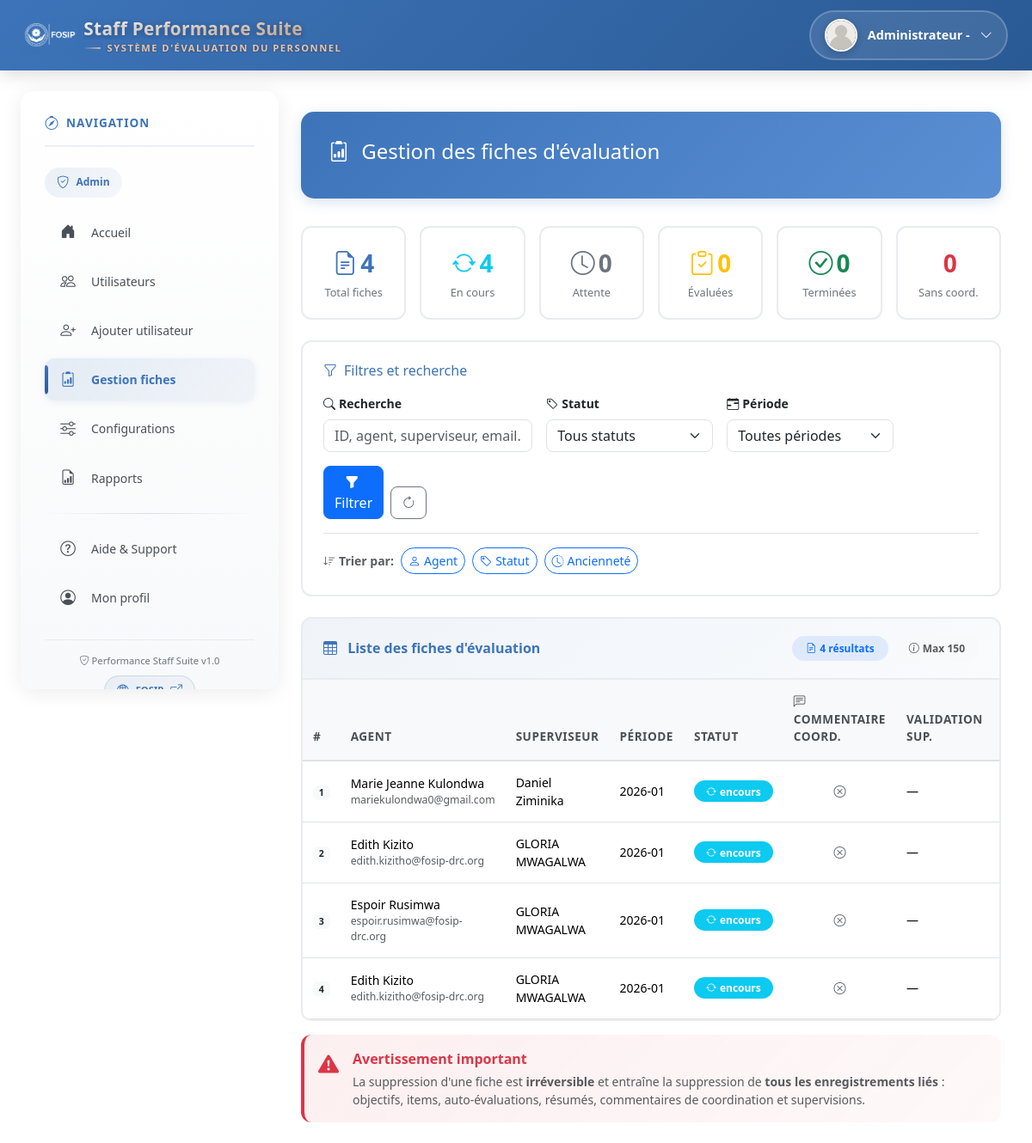
Page /pages/admin-fiches.php (signed in) on the committed database.
### tables this page shows
CREATE TABLE `users` (
  `id` int NOT NULL,
  `nom` varchar(100) DEFAULT NULL,
  `post_nom` varchar(100) DEFAULT NULL,
  `email` varchar(100) DEFAULT NULL,
  `mot_de_passe` varchar(255) DEFAULT NULL,
  `role` enum('admin','staff','coordination','superviseur') NOT NULL,
  `fonction` varchar(100) DEFAULT NULL,
  `photo` varchar(255) DEFAULT NULL,
  `superviseur_id` int DEFAULT NULL
);

CREATE TABLE `objectifs` (
  `id` int NOT NULL,
  `user_id` int NOT NULL,
  `nom_projet` varchar(255) DEFAULT NULL,
  `poste` varchar(255) DEFAULT NULL,
  `date_commencement` date DEFAULT NULL,
  `periode` varchar(7) DEFAULT NULL,
  `superviseur_id` int DEFAULT NULL,
  `statut` enum('encours','attente','evalue','termine') DEFAULT 'encours',
  `resume_reussite` text,
  `resume_amelioration` text,
  `resume_problemes` text,
  `resume_competence_a_developper` text,
  `resume_competence_a_utiliser` text,
  `resume_soutien` text,
  `created_at` datetime DEFAULT CURRENT_TIMESTAMP,
  `updated_at` datetime DEFAULT CURRENT_TIMESTAMP ON UPDATE CURRENT_TIMESTAMP
);

### pages/admin-fiches.php (the view, shortened to what this page needs)
<?php
require_once('../includes/db.php');
include('../includes/header.php');
$kpi_fiches = ['total'=>0,'encours'=>0,'attente'=>0,'evalue'=>0,'termine'=>0,'sans_commentaire'=>0];
$rowK = $pdo->query("SELECT
    COUNT(*) AS total,
    SUM(CASE WHEN statut='encours' THEN 1 ELSE 0 END) AS encours,
    SUM(CASE WHEN statut='attente' THEN 1 ELSE 0 END) AS attente,
    SUM(CASE WHEN statut='evalue' THEN 1 ELSE 0 END) AS evalue,
    SUM(CASE WHEN statut='termine' THEN 1 ELSE 0 END) AS termine
  FROM objectifs")->fetch(PDO::FETCH_ASSOC) ?: [];
foreach ($kpi_fiches as $k=>$_){ $kpi_fiches[$k] = (int)($rowK[$k] ?? 0); }
$kpi_fiches['sans_commentaire'] = (int)($pdo->query("SELECT COUNT(*) FROM objectifs o WHERE o.statut='evalue'")->fetchColumn() ?: 0);
$f_q = trim($_GET['q'] ?? '');
$f_statut = $_GET['statut'] ?? '';
$f_periode = $_GET['periode'] ?? '';
$f_sort = $_GET['sort'] ?? '';
$where=[]; $params=[];
$sqlF = "SELECT o.id, o.periode, o.statut, o.user_id, o.superviseur_id,
            u.nom, u.post_nom, u.email,
            sup.nom AS sup_nom, sup.post_nom AS sup_post,
            s.date_validation,
            (SELECT COUNT(*) FROM coordination_commentaires c WHERE c.fiche_id = o.id) AS has_coord
          FROM objectifs o
          JOIN users u ON u.id = o.user_id
          LEFT JOIN users sup ON sup.id = o.superviseur_id
          LEFT JOIN supervisions s ON s.agent_id = o.user_id AND s.periode = o.periode";
$order = " ORDER BY o.periode DESC, o.id DESC";
$sqlF .= $order . " LIMIT 150";
$stF = $pdo->prepare($sqlF);
$stF->execute($params);
$fiches = $stF->fetchAll(PDO::FETCH_ASSOC);
?>
<div class="container-fluid">
  <div class="row">
    <div class="col-md-3">
      <?php include('../includes/sidebar.php'); ?>
    </div>
    <div class="col-md-9 p-4" style="padding-left: 8rem !important;">
      <div class="page-header-admin">
        <div class="d-flex align-items-center justify-content-between">
          <div>
            <h4 class="mb-2"><i class="bi bi-clipboard2-data me-2"></i> Gestion des fiches d'évaluation</h4>
          </div>
        </div>
      </div>
      <div class="row g-3 mb-4">
        <div class="col-md-2">
          <div class="stats-card-admin" data-bs-toggle="tooltip" title="Nombre total de fiches dans le système">
            <div class="stats-value" style="color:#3D74B9;">
              <i class="bi bi-file-earmark-text me-1"></i><?= (int)$kpi_fiches['total'] ?>
            </div>
            <div class="stats-label">Total fiches</div>
          </div>
        </div>
        <div class="col-md-2">
          <div class="stats-card-admin" data-bs-toggle="tooltip" title="Fiches en cours de traitement">
            <div class="stats-value text-info">
              <i class="bi bi-arrow-repeat me-1"></i><?= (int)$kpi_fiches['encours'] ?>
            </div>
            <div class="stats-label">En cours</div>
          </div>
        </div>
        <div class="col-md-2">
          <div class="stats-card-admin" data-bs-toggle="tooltip" title="Fiches en attente d'action">
            <div class="stats-value text-secondary">
              <i class="bi bi-clock me-1"></i><?= (int)$kpi_fiches['attente'] ?>
            </div>
            <div class="stats-label">Attente</div>
          </div>
        </div>
        <div class="col-md-2">
          <div class="stats-card-admin" data-bs-toggle="tooltip" title="Fiches évaluées par superviseur">
            <div class="stats-value text-warning">
              <i class="bi bi-clipboard-check me-1"></i><?= (int)$kpi_fiches['evalue'] ?>
            </div>
            <div class="stats-label">Évaluées</div>
          </div>
        </div>
        <div class="col-md-2">
          <div class="stats-card-admin" data-bs-toggle="tooltip" title="Fiches terminées et clôturées">
            <div class="stats-value text-success">
              <i class="bi bi-check-circle me-1"></i><?= (int)$kpi_fiches['termine'] ?>
            </div>
            <div class="stats-label">Terminées</div>
          </div>
        </div>
        <div class="col-md-2">
          <div class="stats-card-admin" data-bs-toggle="tooltip" title="Fiches sans commentaire de coordination">
            <div class="stats-value text-danger">
              <i class="bi bi-chat-x me-1"></i><?= (int)$kpi_fiches['sans_commentaire'] ?>
            </div>
            <div class="stats-label">Sans coord.</div>
          </div>
        </div>
      </div>
      <div class="filter-card">
        <h6 class="mb-3" style="color: #3D74B9;"><i class="bi bi-funnel me-2"></i>Filtres et recherche</h6>
        <form class="row g-3 mb-3" method="get">
          <div class="col-md-4">
            <label class="form-label small fw-semibold"><i class="bi bi-search me-1"></i>Recherche</label>
            <input class="form-control"
                   type="text"
                   name="q"
                   value="<?= htmlspecialchars($f_q) ?>"
                   placeholder="ID, agent, superviseur, email..."
                   style="border-radius: 8px;">
          </div>
          <div class="col-md-3">
            <label class="form-label small fw-semibold"><i class="bi bi-tag me-1"></i>Statut</label>
            <select class="form-select" name="statut" onchange="this.form.submit()" style="border-radius: 8px;">
              <option value="">Tous statuts</option>
            </select>
          </div>
          <div class="col-md-3">
            <label class="form-label small fw-semibold"><i class="bi bi-calendar-range me-1"></i>Période</label>
            <select class="form-select" name="periode" onchange="this.form.submit()" style="border-radius: 8px;">
              <option value="">Toutes périodes</option>
            </select>
          </div>
          <div class="col-md-2 d-flex align-items-end gap-2">
            <button class="btn btn-primary flex-grow-1" type="submit" style="border-radius: 8px;">
              <i class="bi bi-funnel-fill me-1"></i>Filtrer
            </button>
            <a class="btn btn-outline-secondary" href="admin-fiches.php" title="Réinitialiser" style="border-radius: 8px;">
              <i class="bi bi-arrow-clockwise"></i>
            </a>
          </div>
        </form>
        <div class="border-top pt-3">
          <div class="d-flex gap-2 align-items-center flex-wrap">
            <span class="text-muted small fw-semibold"><i class="bi bi-sort-down me-1"></i>Trier par:</span>
            <a class="btn btn-sm btn-outline-primary <?= $f_sort==='agent'?'active':'' ?>"
               href="?sort=agent&q=<?= urlencode($f_q) ?>&statut=<?= urlencode($f_statut) ?>&periode=<?= urlencode($f_periode) ?>"
               style="border-radius: 20px;">
              <i class="bi bi-person me-1"></i>Agent
            </a>
            <a class="btn btn-sm btn-outline-primary <?= $f_sort==='statut'?'active':'' ?>"
               href="?sort=statut&q=<?= urlencode($f_q) ?>&statut=<?= urlencode($f_statut) ?>&periode=<?= urlencode($f_periode) ?>"
               style="border-radius: 20px;">
              <i class="bi bi-tag me-1"></i>Statut
            </a>
            <a class="btn btn-sm btn-outline-primary <?= $f_sort==='age'?'active':'' ?>"
               href="?sort=age&q=<?= urlencode($f_q) ?>&statut=<?= urlencode($f_statut) ?>&periode=<?= urlencode($f_periode) ?>"
               style="border-radius: 20px;">
              <i class="bi bi-clock-history me-1"></i>Ancienneté
            </a>
          </div>
        </div>
      </div>
      <div class="table-card">
        <div class="card-header d-flex align-items-center justify-content-between">
          <h6 class="mb-0 fw-bold" style="color:#3D74B9;">
            <i class="bi bi-table me-2"></i> Liste des fiches d'évaluation
          </h6>
          <div class="d-flex gap-2 align-items-center">
            <span class="badge bg-primary bg-opacity-10 text-primary px-3 py-2" style="border-radius: 20px; font-weight: 600;">
              <i class="bi bi-file-earmark-text me-1"></i><?= count($fiches) ?> résultats
            </span>
            <span class="badge bg-light text-muted px-3 py-2" style="border-radius: 20px;">
              <i class="bi bi-info-circle me-1"></i>Max 150
            </span>
          </div>
        </div>
        <div class="card-body p-0">
          <div class="table-responsive">
            <table class="table table-hover table-sm align-middle mb-0">
              <thead class="table-light">
                <tr>
                  <th style="width: 50px;">#</th>
                  <th>Agent</th>
                  <th>Superviseur</th>
                  <th>Période</th>
                  <th>Statut</th>
                  <th><i class="bi bi-chat-left-text me-1"></i>Commentaire coord.</th>
                  <th>Validation sup.</th>
                  <th class="text-end">Actions</th>
                </tr>
              </thead>
              <tbody id="fichesTableBody">
                <?php if (empty($fiches)): ?>
                  <tr><td colspan="8" class="text-center text-muted py-3">Aucune fiche trouvée.</td></tr>
                <?php else:
                  $rowNumber = 1;
                  foreach ($fiches as $fa):
                  $nm = trim(($fa['nom']??'').' '.($fa['post_nom']??''));
                  $snm = trim(($fa['sup_nom']??'').' '.($fa['sup_post']??''));
                  $coordOk = ((int)$fa['has_coord']>0);
                ?>
                <tr>
                  <td class="text-center"><span class="badge bg-light text-dark" style="font-weight: 600;"><?= $rowNumber++ ?></span></td>
                  <td>
                    <div><?= htmlspecialchars($nm) ?></div>
                    <div class="small text-muted"><?= htmlspecialchars($fa['email'] ?? '') ?></div>
                  </td>
                  <td><?= htmlspecialchars($snm ?: '—') ?></td>
                  <td><?= htmlspecialchars($fa['periode'] ?? '') ?></td>
                  <td>
                    <?php
                      $badgeClass = 'bg-light text-dark';
                      $badgeIcon = 'circle-fill';
                      if ($fa['statut'] === 'encours') {
                        $badgeClass = 'bg-info text-white';
                        $badgeIcon = 'arrow-repeat';
                      } elseif ($fa['statut'] === 'attente') {
                        $badgeClass = 'bg-secondary';
                        $badgeIcon = 'clock';
                      } elseif ($fa['statut'] === 'evalue') {
                        $badgeClass = 'bg-warning text-dark';
                        $badgeIcon = 'clipboard-check';
                      } elseif ($fa['statut'] === 'termine') {
                        $badgeClass = 'bg-success';
                        $badgeIcon = 'check-circle';
                      }
                    ?>
                    <span class="badge badge-stat <?= $badgeClass ?>">
                      <i class="bi bi-<?= $badgeIcon ?> me-1"></i><?= htmlspecialchars($fa['statut'] ?? '') ?>
                    </span>
                  </td>
                  <td class="text-center">
                    <?= $coordOk ? '<i class="bi bi-check-circle-fill text-success"></i>' : '<i class="bi bi-x-circle text-muted"></i>' ?>
                  </td>
                  <td><?= htmlspecialchars($fa['date_validation'] ?? '—') ?></td>
                  <td class="text-end">
                  </td>
                </tr>
                <?php endforeach; endif; ?>
              </tbody>
            </table>
          </div>
        </div>
      </div>
      <div class="mt-3 p-3" style="background: linear-gradient(135deg, rgba(220, 53, 69, 0.08) 0%, rgba(220, 53, 69, 0.03) 100%); border-radius: 12px; border-left: 4px solid #dc3545;">
        <div class="d-flex align-items-start">
          <i class="bi bi-exclamation-triangle-fill text-danger me-3" style="font-size: 1.5rem;"></i>
          <div>
            <strong style="color: #dc3545;">Avertissement important</strong>
            <p class="mb-0 small text-muted mt-1">
              La suppression d'une fiche est <strong>irréversible</strong> et entraîne la suppression de <strong>tous les enregistrements liés</strong> :
              objectifs, items, auto-évaluations, résumés, commentaires de coordination et supervisions.
            </p>
          </div>
        </div>
      </div>
    </div>
  </div>
</div>
<?php include('../includes/footer.php'); ?>

### includes/header.php (shortened to what this page needs)
<!DOCTYPE html>
<html lang="fr">
<head>
  <link href="https://cdn.jsdelivr.net/npm/bootstrap@5.3.2/dist/css/bootstrap.min.css" rel="stylesheet">
  <link rel="stylesheet" href="https://cdn.jsdelivr.net/npm/bootstrap-icons@1.11.1/font/bootstrap-icons.css">
  <link rel="stylesheet" href="../assets/css/style.css">
</head>
<body class="d-flex flex-column min-vh-100">
  <nav class="navbar navbar-expand-lg navbar-fosip sticky-top">
    <div class="container-fluid">
<a class="navbar-brand-fosip d-flex align-items-center gap-2" href="../index.php" aria-label="FOSIP — Staff Performance Suite" title="FOSIP — Staff Performance Suite" style="text-decoration:none; min-width:0;">
  <img src="../assets/img/logowhite.png" alt="Logo FOSIP" class="logo-fosip" />
  <div class="brand-text-container">
    <span class="brand-main-title" title="Staff Performance Suite">Staff Performance Suite</span>
    <span class="brand-subtitle" title="Système d'évaluation du personnel">Système d'évaluation du personnel</span>
  </div>
</a>
      <div class="ms-auto">
        <?php
        if (!empty($_SESSION['user_id'])):
          require_once(__DIR__ . '/../includes/db.php');
          $user_id = (int)$_SESSION['user_id'];
          $stmt = $pdo->prepare("SELECT nom, post_nom, email, fonction, role, photo FROM users WHERE id = ?");
          $stmt->execute([$user_id]);
          $userData = $stmt->fetch(PDO::FETCH_ASSOC);
          $nom = trim(($userData['nom'] ?? '') . ' ' . ($userData['post_nom'] ?? ''));
          $photo = $userData['photo'] ?? 'default.png';
          if ($nom !== '') {
            $lower = mb_strtolower($nom, 'UTF-8');
            $display_name = mb_strtoupper(mb_substr($lower, 0, 1, 'UTF-8'), 'UTF-8') . mb_substr($lower, 1, null, 'UTF-8');
          } else {
            $display_name = 'Utilisateur';
          }
          $profile_base = '../assets/img/profiles/';
          $photo_path = $profile_base . htmlspecialchars($photo, ENT_QUOTES, 'UTF-8');
        ?>
        <div class="dropdown user-profile-dropdown">
          <div class="profile-trigger" data-bs-toggle="dropdown" aria-expanded="false">
            <img src="<?= htmlspecialchars($photo_path) ?>"
                 alt="Photo de profil"
                 class="profile-avatar-header"
                 onerror="this.onerror=null;this.src='<?= $profile_base ?>default.png';">
            <div class="profile-info-header d-none d-sm-flex">
              <span class="profile-name-header"><?= htmlspecialchars($display_name) ?></span>
            </div>
            <i class="bi bi-chevron-down profile-chevron"></i>
          </div>
        </div>
        <?php endif; ?>
      </div>
    </div>
  </nav>
  <div class="container-fluid mt-4 flex-grow-1">

### rows in the picture
users: display_name "Administrateur -"
objectifs: user.post_nom "Marie Jeanne Kulondwa", user.email "mariekulondwa0@gmail.com", superviseur.post_nom "Daniel Ziminika", periode "2026-01", statut "encours", date_validation "—"
objectifs: user.post_nom "Edith Kizito", user.email "edith.kizitho@fosip-drc.org", superviseur.post_nom "GLORIA MWAGALWA", periode "2026-01", statut "encours", date_validation "—"
objectifs: user.post_nom "Espoir Rusimwa", user.email "espoir.rusimwa@fosip-drc.org", superviseur.post_nom "GLORIA MWAGALWA", periode "2026-01", statut "encours", date_validation "—"
objectifs: user.post_nom "Edith Kizito", user.email "edith.kizitho@fosip-drc.org", superviseur.post_nom "GLORIA MWAGALWA", periode "2026-01", statut "encours", date_validation "—"

### other values in the picture
$role "Admin"
$item['text'] "Accueil"
$item['text'] "Utilisateurs"
$item['text'] "Ajouter utilisateur"
$item['text'] "Gestion fiches"
$item['text'] "Configurations"
$item['text'] "Rapports"
$kpi_fiches['total'] "4"
$kpi_fiches['encours'] "4"
$kpi_fiches['attente'] "0"
$kpi_fiches['evalue'] "0"
$kpi_fiches['termine'] "0"
$kpi_fiches['sans_commentaire'] "0"
count($fiches) "4"
